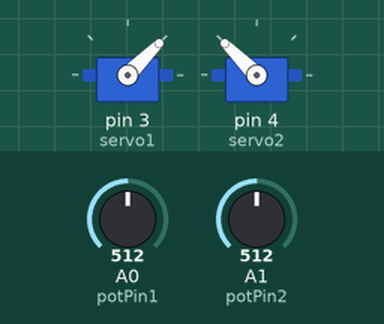
Recording of a sketch running on a simulated Arduino Uno, built with avr-gcc and run on an emulated ATmega328P. Parts: 2 × servo. Inputs (shaded band) come from the test bench; at power-on: A0 (potPin1) = 512, A1 (potPin2) = 512.

Above: at 1.2 s.
1.3 s: A0 (potPin1) set to 716
At 2.4 s:
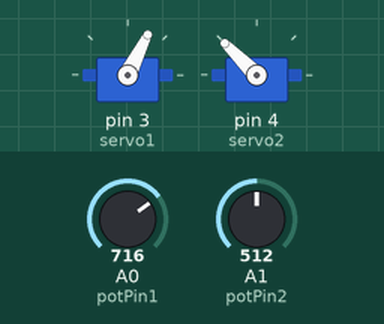
2.8 s: A1 (potPin2) set to 716
At 3.5 s:
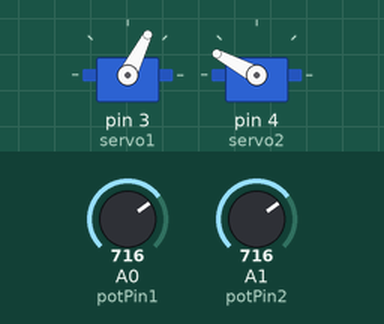
4.3 s: A1 (potPin2) set to 900
At 5.3 s:
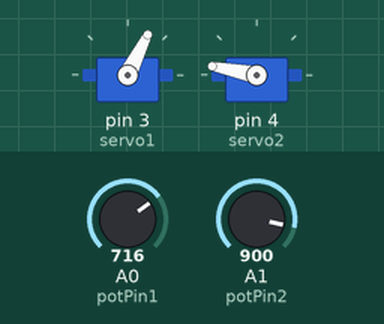
5.8 s: A0 (potPin1) set to 511
At 6.5 s:
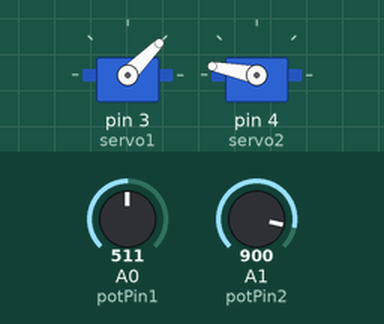
7.3 s: A1 (potPin2) set to 1023
At 7.6 s:
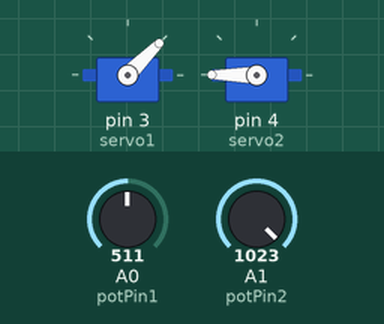
8.8 s: A0 (potPin1) set to 306
At 10.0 s:
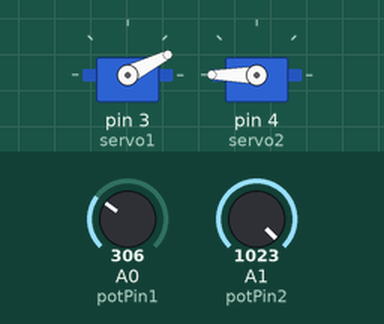
Timing chart, 0 to 11.3 s (numbered marks = the images above; inputs shaded):
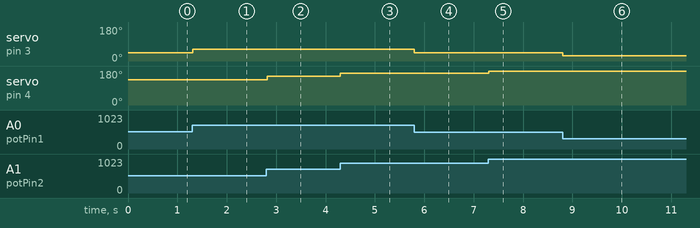

The sketch:

terrific_allis1.ino
```cpp
#include <Servo.h>

Servo servo1;
Servo servo2; // Cria um objeto Servo
int potPin1 = A0;  // Pino analógico utilizado pelo potenciômetro
int potPin2 = A1;

void setup() {
  servo1.attach(3);
  servo2.attach(4); // Anexa o servo ao pino digital 9
}

void loop() {
  int pos1 = map(analogRead(potPin1), 0, 1023, 1, 90);
  int pos2 = map(analogRead(potPin2), 0, 1023, 90, 180);// Lê o valor do potenciômetro e mapeia para o intervalo de 0 a 180
  servo1.write(pos1);
  servo2.write(pos2); // Define a posição do servo com base no valor do potenciômetro
  delay(15);  // Pequeno atraso para evitar flutuações rápidas
}
```

Measured:
- after the input at 1.3 s, servo on pin 3 (servo1): 45° → 63° at once
- after the input at 2.8 s, servo on pin 4 (servo2): 135° → 152° at once
- after the input at 4.3 s, servo on pin 4 (servo2): 152° → 169° at once
- after the input at 5.8 s, servo on pin 3 (servo1): 63° → 45° at once
- after the input at 7.3 s, servo on pin 4 (servo2): 169° → 180° at once
- after the input at 8.8 s, servo on pin 3 (servo1): 45° → 27° at once
